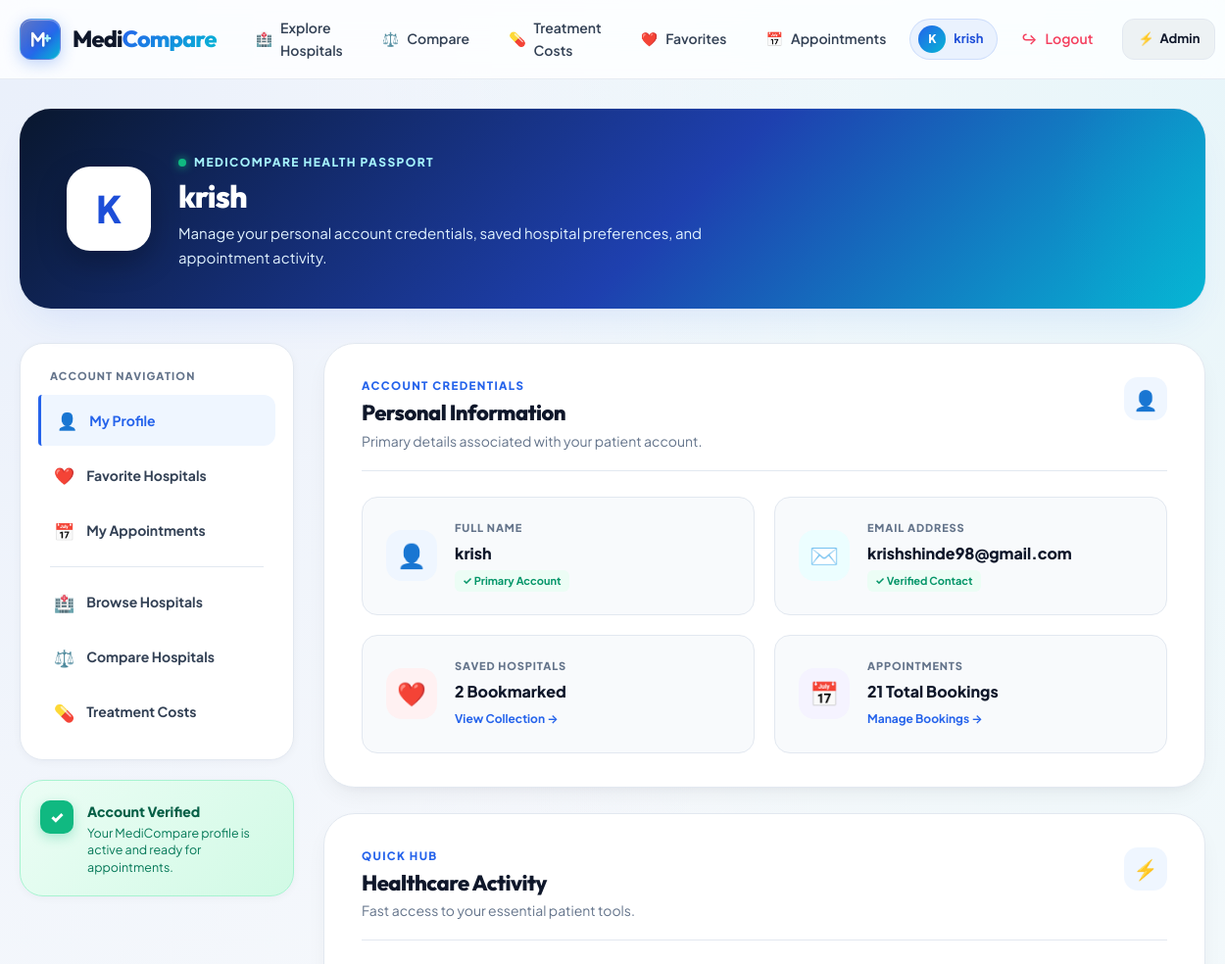
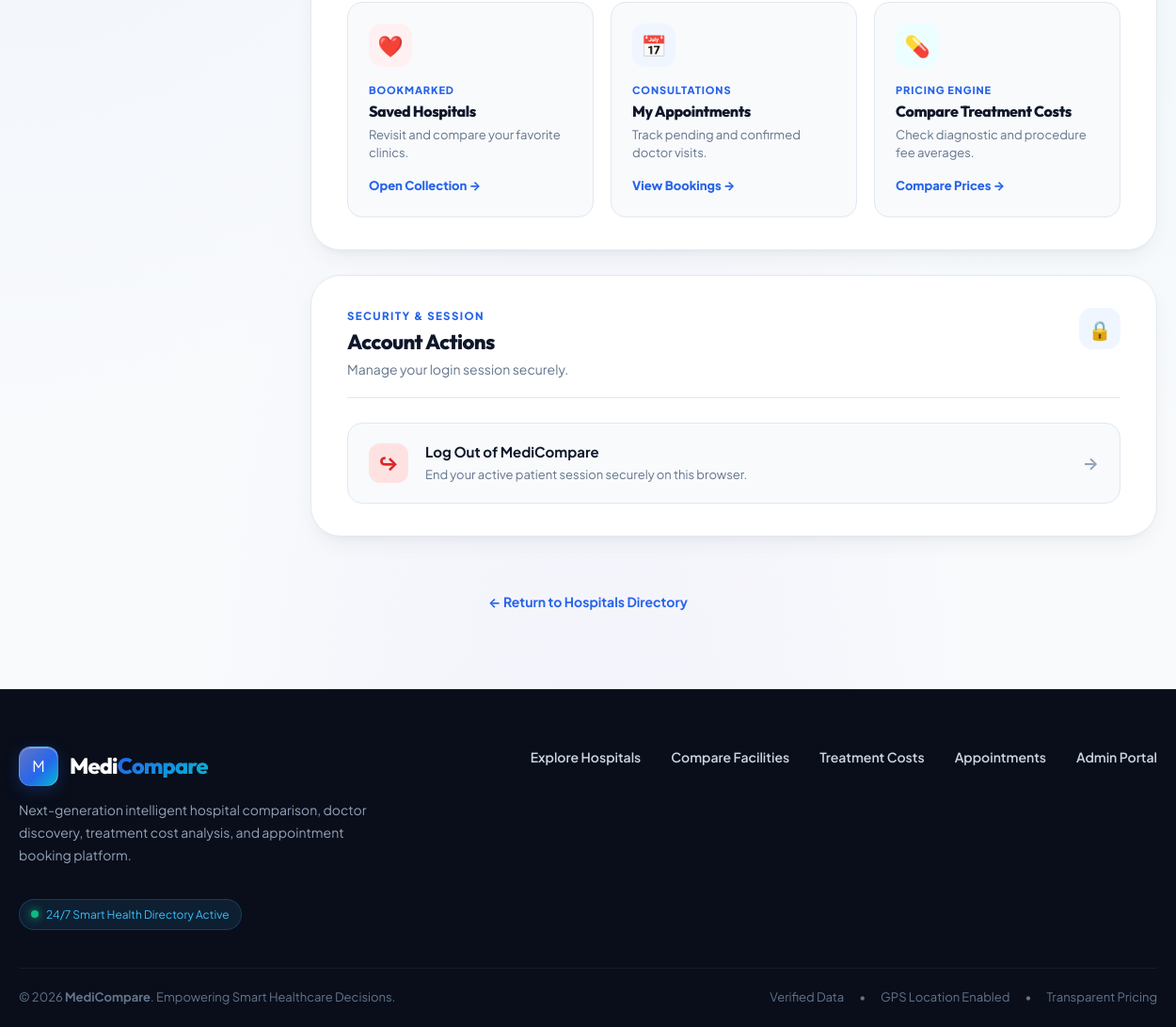
Screenshot of /profile (signed in) with the database file from the repository (2 pictures, top to bottom).
### tables this page shows
CREATE TABLE users(
    id INTEGER PRIMARY KEY AUTOINCREMENT,
    full_name TEXT NOT NULL,
    email TEXT UNIQUE NOT NULL,
    password TEXT NOT NULL,
    role TEXT DEFAULT 'user'
, google_id TEXT, profile_picture TEXT, auth_provider TEXT DEFAULT 'local');

### app.py (the view)
@app.route("/profile")
def profile():
    if "user_id" not in session:
        return redirect("/login")
    conn = get_connection()
    cursor = conn.cursor()
    cursor.execute("""
        SELECT id, full_name, email
        FROM users
        WHERE id=?
    """, (session["user_id"],))
    user = cursor.fetchone()
    cursor.execute("""
        SELECT COUNT(*)
        FROM favorites
        WHERE user_id=?
    """, (session["user_id"],))
    total_favorites = cursor.fetchone()[0]
    cursor.execute("""
        SELECT COUNT(*)
        FROM appointments
        WHERE user_id=?
    """, (session["user_id"],))
    total_appointments = cursor.fetchone()[0]
    conn.close()
    return render_template(
        "profile.html",
        user=user,
        total_favorites=total_favorites,
        total_appointments=total_appointments,
        user_name=session.get("user_name")
    )

### app.py (called while the page is built, shortened)
@app.context_processor
def inject_admin_status():
    is_admin = False
    if "user_id" in session:
        user_email = session.get("user_email")
        if user_email:
            is_admin = (user_email.strip().lower() == ADMIN_EMAIL.lower())
    return dict(is_admin=is_admin)

### database/db.py (called while the page is built)
def get_connection():
    connection = sqlite3.connect(DATABASE_NAME)
    connection.row_factory = sqlite3.Row
    return connection

### templates/profile.html (shortened to what this page needs)
{% extends "base.html" %}
{% block content %}
<div class="profile-page">
    <section class="profile-hero">
        <div class="profile-hero-content">
            <div class="profile-avatar-large">
                {% if user and user.full_name %}
                    {{ user.full_name[0]|upper }}
                {% elif session.get('user_name') %}
                    {{ session.get('user_name')[0]|upper }}
                {% else %}
                    U
                {% endif %}
            </div>
            <div class="profile-hero-text">
                <span class="profile-eyebrow">
                    <span class="pulse-dot"></span> MEDICOMPARE HEALTH PASSPORT
                </span>
                <h1>
                    {% if user and user.full_name %}
                        {{ user.full_name }}
                    {% elif session.get('user_name') %}
                        {{ session.get('user_name') }}
                    {% else %}
                        Patient Account
                    {% endif %}
                </h1>
                <p>
                    Manage your personal account credentials, saved hospital preferences, and appointment activity.
                </p>
            </div>
        </div>
    </section>
    <section class="profile-content">
        <div class="profile-layout">
            <aside class="profile-sidebar">
                <div class="profile-menu-card">
                    <div class="profile-menu-title">ACCOUNT NAVIGATION</div>
                    <a href="/profile" class="profile-menu-item active">
                        <span class="menu-icon">👤</span>
                        <span>My Profile</span>
                    </a>
                    <a href="/favorites" class="profile-menu-item">
                        <span class="menu-icon">❤️</span>
                        <span>Favorite Hospitals</span>
                    </a>
                    <a href="/my-appointments" class="profile-menu-item">
                        <span class="menu-icon">📅</span>
                        <span>My Appointments</span>
                    </a>
                    <div class="profile-menu-divider"></div>
                    <a href="/" class="profile-menu-item">
                        <span class="menu-icon">🏥</span>
                        <span>Browse Hospitals</span>
                    </a>
                    <a href="/compare" class="profile-menu-item">
                        <span class="menu-icon">⚖️</span>
                        <span>Compare Hospitals</span>
                    </a>
                    <a href="/service-comparison" class="profile-menu-item">
                        <span class="menu-icon">💊</span>
                        <span>Treatment Costs</span>
                    </a>
                </div>
                <div class="account-status-card">
                    <div class="status-icon">✓</div>
                    <div>
                        <strong>Account Verified</strong>
                        <p>Your MediCompare profile is active and ready for appointments.</p>
                    </div>
                </div>
            </aside>
            <main class="profile-main">
                <div class="profile-card">
                    <div class="profile-card-header">
                        <div>
                            <span class="section-label">ACCOUNT CREDENTIALS</span>
                            <h2>Personal Information</h2>
                            <p>Primary details associated with your patient account.</p>
                        </div>
                        <div class="profile-card-icon">👤</div>
                    </div>
                    <div class="profile-information-grid">
                        <div class="profile-info-tile">
                            <div class="info-tile-icon blue">👤</div>
                            <div class="info-tile-content">
                                <span class="info-tile-label">Full Name</span>
                                <strong class="info-tile-value">
                                    {{ user.full_name if user else (session.get('user_name') or 'Not provided') }}
                                </strong>
                                <span class="info-tile-badge">✓ Primary Account</span>
                            </div>
                        </div>
                        <div class="profile-info-tile">
                            <div class="info-tile-icon teal">✉️</div>
                            <div class="info-tile-content">
                                <span class="info-tile-label">Email Address</span>
                                <strong class="info-tile-value">
                                    {{ user.email if user else (session.get('user_email') or 'Not provided') }}
                                </strong>
                                <span class="info-tile-badge">✓ Verified Contact</span>
                            </div>
                        </div>
                        <div class="profile-info-tile">
                            <div class="info-tile-icon rose">❤️</div>
                            <div class="info-tile-content">
                                <span class="info-tile-label">Saved Hospitals</span>
                                <strong class="info-tile-value">
                                    {{ total_favorites or 0 }} Bookmarked
                                </strong>
                                <a href="/favorites" style="font-size: 12px; font-weight: 700; color: var(--primary); text-decoration: none; display: inline-block; margin-top: 4px;">
                                    View Collection →
                                </a>
                            </div>
                        </div>
                        <div class="profile-info-tile">
                            <div class="info-tile-icon purple">📅</div>
                            <div class="info-tile-content">
                                <span class="info-tile-label">Appointments</span>
                                <strong class="info-tile-value">
                                    {{ total_appointments or 0 }} Total Bookings
                                </strong>
                                <a href="/my-appointments" style="font-size: 12px; font-weight: 700; color: var(--primary); text-decoration: none; display: inline-block; margin-top: 4px;">
                                    Manage Bookings →
                                </a>
                            </div>
                        </div>
                    </div>
                </div>
                <div class="profile-card">
                    <div class="profile-card-header">
                        <div>
                            <span class="section-label">QUICK HUB</span>
                            <h2>Healthcare Activity</h2>
                            <p>Fast access to your essential patient tools.</p>
                        </div>
                        <div class="profile-card-icon">⚡</div>
                    </div>
                    <div class="profile-activity-grid">
                        <a href="/favorites" class="activity-card">
                            <div class="activity-icon favorite-icon">❤️</div>
                            <div class="activity-content">
                                <span>BOOKMARKED</span>
                                <h3>Saved Hospitals</h3>
                                <p>Revisit and compare your favorite clinics.</p>
                            </div>
                            <span class="activity-arrow">Open Collection →</span>
                        </a>
                        <a href="/my-appointments" class="activity-card">
                            <div class="activity-icon appointment-icon">📅</div>
                            <div class="activity-content">
                                <span>CONSULTATIONS</span>
                                <h3>My Appointments</h3>
                                <p>Track pending and confirmed doctor visits.</p>
                            </div>
                            <span class="activity-arrow">View Bookings →</span>
                        </a>
                        <a href="/service-comparison" class="activity-card">
                            <div class="activity-icon comparison-icon">💊</div>
                            <div class="activity-content">
                                <span>PRICING ENGINE</span>
                                <h3>Compare Treatment Costs</h3>
                                <p>Check diagnostic and procedure fee averages.</p>
                            </div>
                            <span class="activity-arrow">Compare Prices →</span>
                        </a>
                    </div>
                </div>
                <div class="profile-card">
                    <div class="profile-card-header">
                        <div>
                            <span class="section-label">SECURITY &amp; SESSION</span>
                            <h2>Account Actions</h2>
                            <p>Manage your login session securely.</p>
                        </div>
                        <div class="profile-card-icon">🔒</div>
                    </div>
                    <div class="account-actions">
                        <a href="/logout" class="account-action logout-action">
                            <div class="action-icon">↪</div>
                            <div>
                                <strong>Log Out of MediCompare</strong>
                                <p>End your active patient session securely on this browser.</p>
                            </div>
                            <span class="action-arrow">→</span>
                        </a>
                    </div>
                </div>
            </main>
        </div>
    </section>
    <div class="profile-back">
        <a href="/">
            ← Return to Hospitals Directory
        </a>
    </div>
</div>
{% endblock %}

### templates/base.html (shortened to what this page needs)
<!DOCTYPE html>
<html lang="en">
<head>
    <link href="https://cdn.jsdelivr.net/npm/bootstrap@5.3.3/dist/css/bootstrap.min.css" rel="stylesheet">
    <link rel="stylesheet" href="{{ url_for('static', filename='css/style.css') }}">
</head>
<body>
    <header class="site-header" id="siteHeader">
        <div class="nav-shell">
            <a class="brand" href="/" aria-label="MediCompare Home">
                <span class="brand-mark">
                </span>
                <span class="brand-text">
                    Medi<span>Compare</span>
                </span>
            </a>
            <nav class="main-nav" id="mainNav">
                <a href="/" class="nav-item">
                    <span>🏥</span> Explore Hospitals
                </a>
                <a href="/compare" class="nav-item">
                    <span>⚖️</span> Compare
                </a>
                <a href="/service-comparison" class="nav-item">
                    <span>💊</span> Treatment Costs
                </a>
                {% if user_name or session.get('user_name') %}
                    {% set current_user_name = user_name or session.get('user_name') %}
                    <a href="/favorites" class="nav-item">
                        <span>❤️</span> Favorites
                    </a>
                    <a href="/my-appointments" class="nav-item">
                        <span>📅</span> Appointments
                    </a>
                    <a href="/profile" class="nav-user-chip">
                        <span class="user-avatar-mini">{{ current_user_name[0]|upper }}</span>
                        <span>{{ current_user_name }}</span>
                    </a>
                    <a href="/logout" class="nav-item nav-logout" title="Sign Out">
                        <span>↪</span> Logout
                    </a>
                {% endif %}
                {% if is_admin %}
                <a href="/admin/dashboard" class="nav-admin" title="Admin Portal">
                    <span>⚡</span> Admin
                </a>
                {% endif %}
            </nav>
        </div>
    </header>
    <main class="page-main">
        {% block content %}
        {% endblock %}
    </main>
    <footer class="site-footer">
        <div class="footer-shell">
            <div>
                <a class="brand footer-brand" href="/">
                    <span class="brand-mark">M</span>
                    <span class="brand-text">
                        Medi<span>Compare</span>
                    </span>
                </a>
                <p>
                    Next-generation intelligent hospital comparison, doctor discovery,
                    treatment cost analysis, and appointment booking platform.
                </p>
                <div style="margin-top: 18px; display: inline-flex; align-items: center; gap: 8px; font-size: 12px; color: #38bdf8; background: rgba(56, 189, 248, 0.1); padding: 6px 12px; border-radius: 999px; border: 1px solid rgba(56, 189, 248, 0.2);">
                    <span class="pulse-dot"></span> 24/7 Smart Health Directory Active
                </div>
            </div>
            <div class="footer-links">
                <a href="/">Explore Hospitals</a>
                <a href="/compare">Compare Facilities</a>
                <a href="/service-comparison">Treatment Costs</a>
                <a href="/my-appointments">Appointments</a>
                {% if is_admin %}
                <a href="/admin/dashboard">Admin Portal</a>
                {% endif %}
            </div>
        </div>
        <div class="footer-bottom">
            <div>
                &copy; 2026 <strong>MediCompare</strong>. Empowering Smart Healthcare Decisions.
            </div>
            <div style="display: flex; gap: 16px;">
                <span>Verified Data</span>
                <span>•</span>
                <span>GPS Location Enabled</span>
                <span>•</span>
                <span>Transparent Pricing</span>
            </div>
        </div>
    </footer>
</body>
</html>

### rows the page displays
users: full_name "krish", full_name "K", email "krishshinde98@gmail.com"

### other values shown
{{ current_user_name[0]|upper }} "K"
{{ total_favorites or 0 }} "2"
{{ total_appointments or 0 }} "21"
